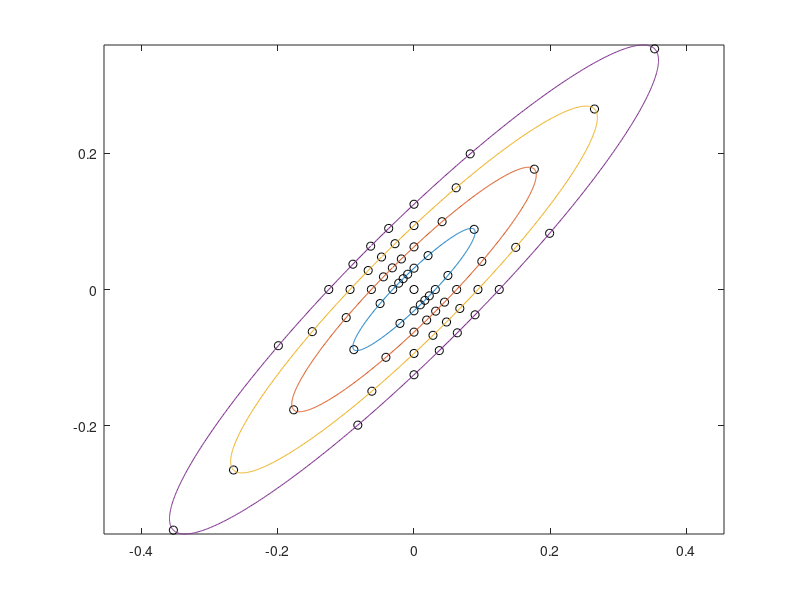

Here is the MATLAB script that generated this plot: (Note: this script raises an error after producing the figure.)


function SSM_StartAnalysis_v3(~,~)
clear all
close all
global gl surfpanel fitspanel


% Load variables
% modelfig = get(gcf,'UserData');
% conpanel = get(modelfig.conpanel,'UserData');
% surfpanel = get(modelfig.surfpanel,'UserData');
% fitspanel = get(modelfig.fitspanel,'UserData');

% GL struct stores experimental variables and tracks the progress of the
% model.
%gl.nPres = str2num(get(conpanel.uicontrols.npresstim,'string'));
%gl.nSamps = str2num(get(conpanel.uicontrols.nsamps,'string'));
gl.nPres = 1;
gl.nSamps = 1;
gl.allAngs = linspace(-pi/2,0,5);



% Preallocate Space
% PKA Surfpanel
tempsamp = struct('Lcc',[],'Mcc',[],'responses',[]);
samp(1:gl.nSamps) = tempsamp;
angle(1:numel(gl.allAngs)) = struct('samp',samp);
nrnds(1:3) = struct('angle',angle);
surfpanel = struct('nrnds',nrnds);
clear samp angle nrnds

% PKA Fitspanel
tempsamp = struct('testedangs',[],'GOF',[],'fitparams',[],'bestIdx',[],'bestAng',[],'error',[]);
samp(1:gl.nSamps) = tempsamp;
angle(1:numel(gl.allAngs)) = struct('samp',samp);
nrnds(1:3) = struct('angle',angle);
fitspanel = struct('nrnds',nrnds);
clear samp angle nrnds


GOFs = nan(gl.nSamps,numel(gl.allAngs),3);


for rot = 1:numel(gl.allAngs)
    gl.currentAng = rot;
    
    for rnd = 3
        gl.currentRnd = rnd;
        
        for sampn = 1:gl.nSamps
            
            gl.currentSamp = sampn;
            
            disp(['Angle ' num2str(gl.currentAng) ' of ' num2str(numel(gl.allAngs))])
            disp(['# of Rounds = ' num2str(gl.currentRnd)])
            disp(['Sample ' num2str(gl.currentSamp) ' of ' num2str(gl.nSamps)])
            
            disp('Choosing Stim...')
            ChooseLMStimuli;
            
            disp('Modeling Responses...')
            CreateModelSurface;
            
            disp('Fitting Model Data...')
            Fit1Ax
                        
            % Some variables
            % fitspanel = get(modelfig.fitspanel,'UserData');
            GOFs(sampn,rot,rnd) = fitspanel.nrnds(rnd).angle(rot).samp(sampn).error;
            %meanerror = nanmean(GOFs(:,:,rnd),1);
            
            %plot GOF
%             axes(fitspanel.axes.GOF(gl.currentRnd)); cla; hold on; grid on;
%             set(fitspanel.axes.GOF(gl.currentRnd),'xlim',[gl.allAngs(1) gl.allAngs(end)]);
%             h = plot(gl.allAngs,GOFs(:,:,rnd),'ko');
%             h1 = plot(gl.allAngs,meanerror,'*m');
%             set(h,'buttondownfcn',@PlotFits)
%             set(h1,'buttondownfcn',@PlotFits)
%             xlabel('Real Angle')
%             ylabel('Radians Difference')
%             title(['Fit Using ' num2str(gl.currentRnd) ' Rounds'])
%                         
        end
        
    end
    
end

gl.surfpanel = surfpanel;
gl.fitspanel = fitspanel;

temp1 = cat(1,fitspanel.nrnds(1).angle.samp);
gl.rnd1fits = cat(1,temp1.bestAng)-pi;
temp2 = cat(1,fitspanel.nrnds(2).angle.samp);
gl.rnd2fits = cat(1,temp2.bestAng)-pi;
temp3 = cat(1,fitspanel.nrnds(3).angle.samp);
gl.rnd3fits = cat(1,temp3.bestAng)-pi;
save elongated2_gl6 gl

figure(40); hold on;
plot(gl.allAngs/pi*180,gl.allAngs/pi*180,'k-')
plot(gl.allAngs/pi*180,gl.rnd1fits/pi*180,'r*')
plot(gl.allAngs/pi*180,gl.rnd2fits/pi*180,'g*')
plot(gl.allAngs/pi*180,gl.rnd3fits/pi*180,'b*')

end



function ChooseLMStimuli()
global gl surfpanel

% Load variables
% modelfig = get(gcf,'UserData');
% conpanel = get(modelfig.conpanel,'UserData');
% surfpanel = get(modelfig.surfpanel,'UserData');
% fitspanel = get(modelfig.fitspanel,'UserData');

% Load global variables
nRnds = gl.currentRnd;
nPres = gl.nPres;

% Other variables
thetaspace = pi/4;
rhospace = .5;
xmaxcc = .09;
ymaxcc = .5;

% Construct Polar Grid
if nRnds == 2
    
    rhospace = rhospace/2;
    
elseif nRnds == 3
    
    rhospace = rhospace/2;
    thetaspace = thetaspace/2;
    
end

thetas = shiftdim(0:thetaspace:2*pi-thetaspace);
rhos = shiftdim(rhospace:rhospace:1);

% Totally random order
PolRhoIdx = fullfact([numel(thetas) numel(rhos)]);
rhothetalist = repmat([thetas(PolRhoIdx(:,1)) rhos(PolRhoIdx(:,2))],nPres,1);
thetas = rhothetalist(:,1);
rhos = rhothetalist(:,2);

% Transform from polar to cartesian coordinates
[tempLcc,tempMcc] = pol2cart(thetas,rhos);

% Scale Cone Contrast Units for Monitor
scale = xmaxcc*ymaxcc./sqrt((ymaxcc.*cos(thetas)).^2+(xmaxcc.*sin(thetas)).^2);
surfpanel.nrnds(gl.currentRnd).angle(gl.currentAng).samp(gl.currentSamp).Lcc = tempLcc .* scale;
surfpanel.nrnds(gl.currentRnd).angle(gl.currentAng).samp(gl.currentSamp).Mcc = tempMcc .* scale;

% making some adjustments for figure creation
rotMat = [cos(pi/4) sin(pi/4); -sin(pi/4) cos(pi/4)];
tempPts = rotMat * [tempLcc tempMcc]';
tempLcc = tempPts(1,:)';
tempMcc = tempPts(2,:)';
plot(tempLcc.*scale,tempMcc.*scale,'ko')
hold on;

a = linspace(0,xmaxcc,5); %horizontal radius
b = linspace(0,ymaxcc,5); %vertical radius
x0 = 0; % x0,y0 ellipse centre coordinates
y0 = 0;
t = -pi:0.01:pi;
x = x0+a'*cos(t);
y = y0+b'*sin(t);
for n = 2:5
    newxy = rotMat * [x(n,:); y(n,:)];
    x1 = newxy(1,:)';
    y1 = newxy(2,:)';
    plot(x1,y1)
    axis equal
end
plot(0,0,'ko')
keyboard

% Save variables
% set(modelfig.conpanel,'UserData',conpanel);
% set(modelfig.surfpanel,'UserData',surfpanel);
% set(modelfig.fitspanel,'UserData',fitspanel);
% set(gcf,'UserData',modelfig);

%gl.Lcc = tempLcc * maxcc;
%gl.Mcc = tempMcc * maxcc;
keyboard

end


function CreateModelSurface()
global gl surfpanel 

% Load Figure Variables
% modelfig = get(gcf,'UserData');
% conpanel = get(modelfig.conpanel,'UserData');
% surfpanel = get(modelfig.surfpanel,'UserData');
% fitspanel = get(modelfig.fitspanel,'UserData');

% Retrieve stimuli and parameters
ang = gl.allAngs(gl.currentAng);
L = surfpanel.nrnds(gl.currentRnd).angle(gl.currentAng).samp(gl.currentSamp).Lcc;
M = surfpanel.nrnds(gl.currentRnd).angle(gl.currentAng).samp(gl.currentSamp).Mcc;


% Set up some variables
params = [30 0 .045 0 3 0 0];
%x = linspace(-.09,.09,51);
%y = x;
%[xx yy] = meshgrid(x,y);


% Rotate L and M coordinates to make the 'fitting axis' the x-axis
rotMat = [cos(ang) -sin(ang); sin(ang) cos(ang)];
%rotSurfPts = [rotMat * [xx(:) yy(:)]']';
%surfprojs = rotSurfPts(:,1);
rotLMPts = [rotMat * [L(:),M(:)]']';
LMprojs = rotLMPts(:,1);


% Surface Points
%fitPts = ComputeNakaRushtonJPW(params,surfprojs,'asymmetric');
%zz = reshape(fitPts,size(xx));

% Responses to stimuli
respPts = ComputeNakaRushtonJPW(params,LMprojs,'asymmetric');
respPts = poissrnd(respPts);

surfpanel.nrnds(gl.currentRnd).angle(gl.currentAng).samp(gl.currentSamp).Lcc = L;
surfpanel.nrnds(gl.currentRnd).angle(gl.currentAng).samp(gl.currentSamp).Mcc = M;
surfpanel.nrnds(gl.currentRnd).angle(gl.currentAng).samp(gl.currentSamp).responses = respPts;


% Save Figure Variables
% set(modelfig.conpanel,'UserData',conpanel);
% set(modelfig.surfpanel,'UserData',surfpanel);
% set(modelfig.fitspanel,'UserData',fitspanel);
% set(gcf,'UserData',modelfig);


end



function Fit1Ax
global gl fitspanel surfpanel

% Load Figure Variables
% modelfig = get(gcf,'UserData');
% conpanel = get(modelfig.conpanel,'UserData');
% surfpanel = get(modelfig.surfpanel,'UserData');
% fitspanel = get(modelfig.fitspanel,'UserData');

% Set up some variables
angs = linspace(0,pi,181)';
nrots = numel(angs);
GOF = nan(nrots,1);

options = optimset('MaxFunEvals',800,'MaxIter',200,'TolFun',10^-6,'TolX',10^-6,'Display','off','Algorithm','active-set');
params = nan(nrots,7);
Lcc = surfpanel.nrnds(gl.currentRnd).angle(gl.currentAng).samp(gl.currentSamp).Lcc;
Mcc = surfpanel.nrnds(gl.currentRnd).angle(gl.currentAng).samp(gl.currentSamp).Mcc;
responses = surfpanel.nrnds(gl.currentRnd).angle(gl.currentAng).samp(gl.currentSamp).responses;


% Generating an initial guess
maxx = [];
topfr = max(responses);
sigmaguess = 0.045;
baselineguess = 0;
params0 = [topfr, topfr, sigmaguess, sigmaguess, 50, 50, baselineguess];  % need to constrain B across color directions
vlb = [0 0 0.01 0.01 1 1 0];
vub = [topfr*2 topfr*2 1 1 20 20 5];

% Rotate through angles
for rot = 1:nrots
    
    % Rotate L and M coordinates to make the 'fitting axis' the x-axis
    rotMat = [cos(angs(rot)) -sin(angs(rot)); sin(angs(rot)) cos(angs(rot))];
    tempRotPts = [rotMat * [Lcc Mcc]']';
    projs = tempRotPts(:,1);
    

    
    % Use previous parameters
    %if rot>1
        %params1 = mean([params(rot-1,:);params0]);
    %    [~,idx] = max(GOF);
    %    params1 = mean([params(rot-1,:);params(idx,:)]);
    %else
        params1 = params0;
    %end
    
    % Fit all rotated points
    [f1,fval] = fmincon('FitNakaRushtonFunJPW',params1,[],[],[],[],vlb,vub,[],options,projs,responses,'asymmetric');
    params(rot,:) = f1;
    GOF(rot) = -fval;
    
    %Variables for plotting
    maxx = cat(1,maxx,max(projs));
    pts = min(projs):.001:max(projs);
    fitPts = ComputeNakaRushtonJPW(params(rot,:),pts,'asymmetric');
    axlim = max(maxx);
    projline = [rotMat\[-axlim 0; 0 0; axlim 0]']';
    [x,y] = meshgrid(linspace(-axlim,axlim,50));
    rotxy = [rotMat * [x(:) y(:)]']';
    surface = ComputeNakaRushtonJPW(params(rot,:),rotxy(:,1),'asymmetric');
    surface = reshape(surface,size(x));
    
    % Plot figure
%     axes(surfpanel.axes.surffig); cla; hold on; grid on;
%     set(gca,'XLim',[-axlim axlim],'XTickMode','auto','YLim',[-axlim axlim],'YTickMode','auto')
%     surf(x,y,surface)
%     plot3(Lcc,Mcc,responses,'k*')
%     plot3(projline(:,1),projline(:,2),[topfr 0 topfr]','m')
%     xlabel('L Cone Contrast')
%     ylabel('M Cone Contrast')
%     zlabel('Number of Spikes')
%     title('Surface Fit')
  
    % Plot Projections
%     axes(surfpanel.axes.projfig);
%     cla; hold on; grid on;
%     xlim([-max(maxx) max(maxx)])
%     set(gca,'XTickMode','auto','YTickMode','auto')
%     plot(projs,responses,'k*');
%     plot(pts,fitPts,'r--')
%     xlabel('Cone Contrast')
%     ylabel('Number of Spikes')
%     title('Fit to Projections')
    
    % Plot Goodness of Fit
%     axes(fitspanel.axes.GOF(4))
%     if rot == 1
%         cla; hold on; grid on;
%         xlim([min(angs)/pi*180 max(angs)/pi*180])
%         set(gca,'XTick',[0 45 90 135 180],'YTickMode','auto')
%         xlabel('Rotation of Fitting Axis')
%         ylabel('-LL')
%         title('Fits to Sample')
%     end
%     h = plot(angs(1:rot)/pi*180,GOF(1:rot),'ko-');
%     set(h,'buttondownfcn',@PlotSurfaces)
    
end

%Variables for best fitting surface
[~,bestIdx] = max(GOF);
rotMat = [cos(angs(bestIdx)) -sin(angs(bestIdx)); sin(angs(bestIdx)) cos(angs(bestIdx))];
projline = [inv(rotMat) * [-axlim 0; 0 0; axlim 0]']';
[x,y] = meshgrid(linspace(-axlim,axlim,50));
rotxy = [rotMat * [x(:) y(:)]']';
surface = ComputeNakaRushtonJPW(params(bestIdx,:),rotxy(:,1),'asymmetric');
surface = reshape(surface,size(x));
fitPts = ComputeNakaRushtonJPW(params(bestIdx,:),pts,'asymmetric');
tempRotPts = [rotMat * [Lcc Mcc]']';
projs = tempRotPts(:,1);

% % Plot best 3d surface
% axes(surfpanel.axes.surffig); cla; hold on; grid on;
% surf(x,y,surface)
% plot3(Lcc,Mcc,responses,'k*')
% plot3(projline(:,1),projline(:,2),[topfr 0 topfr]','m')
% set(gca,'XLim',[-axlim axlim],'XTickMode','auto','YLim',[-axlim axlim],'YTickMode','auto')
% xlabel('L Cone Contrast')
% ylabel('M Cone Contrast')
% zlabel('Number of Spikes')
% title('Surface Fit')
% 
% % Plot Projections
% axes(surfpanel.axes.projfig)
% cla; hold on; grid on;
% xlim([-max(maxx) max(maxx)])
% plot(projs,responses,'k*');
% plot(pts,fitPts,'r--')
% set(gca,'XTickMode','auto','YTickMode','auto');
% xlabel('Cone Contrast')
% ylabel('Number of Spikes')
% title('Fit to Projections')

% Save results
fitspanel.nrnds(gl.currentRnd).angle(gl.currentAng).samp(gl.currentSamp).testedangs = angs;
fitspanel.nrnds(gl.currentRnd).angle(gl.currentAng).samp(gl.currentSamp).GOF = GOF;
fitspanel.nrnds(gl.currentRnd).angle(gl.currentAng).samp(gl.currentSamp).fitparams = params;
fitspanel.nrnds(gl.currentRnd).angle(gl.currentAng).samp(gl.currentSamp).bestIdx = bestIdx;
fitspanel.nrnds(gl.currentRnd).angle(gl.currentAng).samp(gl.currentSamp).bestAng = angs(bestIdx);
fitspanel.nrnds(gl.currentRnd).angle(gl.currentAng).samp(gl.currentSamp).error = rem(gl.allAngs(gl.currentAng) - angs(bestIdx),pi);

%Save variables
% set(modelfig.conpanel,'UserData',conpanel);
% set(modelfig.surfpanel,'UserData',surfpanel);
% set(modelfig.fitspanel,'UserData',fitspanel);
% set(gcf,'UserData',modelfig);

end


function PlotSample(~,~)
global gl

% Load variables
modelfig = get(gcf,'UserData');
conpanel = get(modelfig.conpanel,'UserData');
surfpanel = get(modelfig.surfpanel,'UserData');
fitspanel = get(modelfig.fitspanel,'UserData');

selected = get(fitspanel.axes.GOF(4),'UserData');
nrnds = selected.nrnds;
whichang = selected.ang;
selected.samp = get(conpanel.uicontrols.whichsamp,'value');
set(fitspanel.axes.GOF(4),'UserData',selected)

sampGOF = fitspanel.nrnds(nrnds).angle(whichang).samp(selected.samp).GOF;
sampangs = fitspanel.nrnds(nrnds).angle(whichang).samp(selected.samp).testedangs;
rnderrors = cat(1,fitspanel.nrnds(nrnds).angle(whichang).samp(:).error);
meanrnderror = mean(rnderrors);

% Plot rnd-type GOF and highlight first sample
axes(fitspanel.axes.GOF(gl.currentRnd)); cla; hold on; grid on;
set(fitspanel.axes.GOF(gl.currentRnd),'xlim',[gl.allAngs(1) gl.allAngs(end)],'XTickMode','auto','YTickMode','auto');
h = plot(repmat(gl.allAngs(gl.currentAng),numel(rnderrors),1),rnderrors,'ko');
h1 = plot(gl.allAngs(gl.currentRnd),meanrnderror,'*m');
h2 = plot(gl.allAngs(whichang),rnderrors(selected.samp),'c*');
set(h,'buttondownfcn',@PlotFits)
set(h1,'buttondownfcn',@PlotFits)
set(h2,'buttondownfcn',@PlotFits)
xlabel('Real Angle')
ylabel('Radians Difference')
title(['Fit Using ' num2str(gl.currentRnd) ' Rounds'])

% Plot fits of sample 1 (default)
axes(fitspanel.axes.GOF(4)); cla; hold on; grid on;
set(fitspanel.axes.GOF(4),'xlim',[sampangs(1) sampangs(end)]);
h = plot(sampangs,sampGOF,'ko-');
h1 = plot(sampangs(1),sampGOF(1),'r*');
set(h,'buttondownfcn',@PlotSurfaces);
set(h1,'buttondownfcn',@PlotSurfaces);
xlabel('Rotation of Fitting Axis')
ylabel('-LL')
title('Fits to Sample')

% Variables for surface plotting
Lcc = surfpanel.nrnds(nrnds).angle(whichang).samp(selected.samp).Lcc;
Mcc = surfpanel.nrnds(nrnds).angle(whichang).samp(selected.samp).Mcc;
responses = surfpanel.nrnds(nrnds).angle(whichang).samp(selected.samp).responses;
params = fitspanel.nrnds(nrnds).angle(whichang).samp(selected.samp).fitparams(1,:);
ang = sampangs(1);
rotMat = [cos(ang) -sin(ang); sin(ang) cos(ang)];
tempRotPts = [rotMat * [Lcc Mcc]']';
projs = tempRotPts(:,1);
axlim = max(projs);
projline = [inv(rotMat) * [-axlim 0; 0 0; axlim 0]']';
topfr = max(responses);
[x,y] = meshgrid(linspace(-axlim,axlim,50));
rotxy = [rotMat * [x(:) y(:)]']';
pts = min(projs):.001:max(projs);
surface = ComputeNakaRushtonJPW(params(whichang,:),rotxy(:,1),'asymmetric');
surface = reshape(surface,size(x));
fitPts = ComputeNakaRushtonJPW(params(whichang,:),pts,'asymmetric');

% Plot surface #1 (default)
axes(surfpanel.axes.surffig); cla; hold on; grid on;
set(gca,'XLim',[-axlim axlim],'XTickMode','auto','YLim',[-axlim axlim],'YTickMode','auto')
surf(x,y,surface)
plot3(Lcc,Mcc,responses,'k*')
plot3(projline(:,1),projline(:,2),[topfr 0 topfr]','m')
xlabel('L Cone Contrast')
ylabel('M Cone Contrast')
zlabel('Number of Spikes')
title('Surface Fit')

% Plot Projections of sample 1 at angle 1 (default)
axes(surfpanel.axes.projfig);
cla; hold on; grid on;
xlim([-axlim axlim])
set(gca,'XTickMode','auto','YTickMode','auto')
plot(projs,responses,'k*');
plot(pts,fitPts,'r--')
xlabel('Cone Contrast')
ylabel('Number of Spikes')
title('Fit to Projections')
 
% Allow selection of other samples
% set(conpanel.uicontrols.whichsamp,'string',1:str2double(get(conpanel.uicontrols.nsamps,'string')),'callback',@PlotSample);

% Save variables
set(modelfig.conpanel,'UserData',conpanel);
set(modelfig.surfpanel,'UserData',surfpanel);
set(modelfig.fitspanel,'UserData',fitspanel);
set(gcf,'UserData',modelfig);

end


function PlotFits(~,~)
global gl

h = gca;
whichpt = get(h,'CurrentPoint');
whichpt = whichpt(1,[1 2]);

% Load variables
modelfig = get(gcf,'UserData');
conpanel = get(modelfig.conpanel,'UserData');
surfpanel = get(modelfig.surfpanel,'UserData');
fitspanel = get(modelfig.fitspanel,'UserData');

if h == fitspanel.axes.GOF(1)
    nrnds = 1;
elseif h == fitspanel.axes.GOF(2);
    nrnds = 2;
elseif h == fitspanel.axes.GOF(3);
    nrnds = 3;
else
    keyboard
end    

[~,whichang] = min(diff([repmat(whichpt(1),1,numel(gl.allAngs));gl.allAngs]));
selected = get(fitspanel.axes.GOF(4),'UserData');
selected.nrnds = nrnds;
selected.ang = whichang;
selected.samp = get(conpanel.uicontrols.whichsamp,'value');
set(fitspanel.axes.GOF(4),'UserData',selected)

sampGOF = fitspanel.nrnds(nrnds).angle(whichang).samp(selected.samp).GOF;
sampangs = fitspanel.nrnds(nrnds).angle(whichang).samp(selected.samp).testedangs;
rnderrors = cat(1,fitspanel.nrnds(nrnds).angle(whichang).samp(:).error);
meanrnderror = mean(rnderrors);

% Plot rnd-type GOF and highlight first sample
axes(fitspanel.axes.GOF(gl.currentRnd)); cla; hold on; grid on;
set(fitspanel.axes.GOF(gl.currentRnd),'xlim',[gl.allAngs(1) gl.allAngs(end)],'XTickMode','auto','YTickMode','auto');
h = plot(repmat(gl.allAngs(gl.currentAng),numel(rnderrors),1),rnderrors,'ko');
h1 = plot(gl.allAngs(gl.currentRnd),meanrnderror,'*m');
h2 = plot(gl.allAngs(whichang),rnderrors(1),'c*');
set(h,'buttondownfcn',@PlotFits)
set(h1,'buttondownfcn',@PlotFits)
set(h2,'buttondownfcn',@PlotFits)
xlabel('Real Angle')
ylabel('Radians Difference')
title(['Fit Using ' num2str(gl.currentRnd) ' Rounds'])

% Plot fits of sample 1 (default)
axes(fitspanel.axes.GOF(4)); cla; hold on; grid on;
set(fitspanel.axes.GOF(4),'xlim',[sampangs(1) sampangs(end)]);
h = plot(sampangs,sampGOF,'ko-');
h1 = plot(sampangs(1),sampGOF(1),'r*');
set(h,'buttondownfcn',@PlotSurfaces);
set(h1,'buttondownfcn',@PlotSurfaces);
xlabel('Rotation of Fitting Axis')
ylabel('-LL')
title('Fits to Sample')

% Variables for surface plotting
Lcc = surfpanel.nrnds(nrnds).angle(whichang).samp(selected.samp).Lcc;
Mcc = surfpanel.nrnds(nrnds).angle(whichang).samp(selected.samp).Mcc;
responses = surfpanel.nrnds(nrnds).angle(whichang).samp(selected.samp).responses;
params = fitspanel.nrnds(nrnds).angle(whichang).samp(selected.samp).fitparams(1,:);
ang = sampangs(1);
rotMat = [cos(ang) -sin(ang); sin(ang) cos(ang)];
tempRotPts = [rotMat * [Lcc Mcc]']';
projs = tempRotPts(:,1);
axlim = max(projs);
projline = [inv(rotMat) * [-axlim 0; 0 0; axlim 0]']';
topfr = max(responses);
[x,y] = meshgrid(linspace(-axlim,axlim,50));
rotxy = [rotMat * [x(:) y(:)]']';
pts = min(projs):.001:max(projs);
surface = ComputeNakaRushtonJPW(params(whichang,:),rotxy(:,1),'asymmetric');
surface = reshape(surface,size(x));
fitPts = ComputeNakaRushtonJPW(params(whichang,:),pts,'asymmetric');

% Plot surface #1 (default)
axes(surfpanel.axes.surffig); cla; hold on; grid on;
set(gca,'XLim',[-axlim axlim],'XTickMode','auto','YLim',[-axlim axlim],'YTickMode','auto')
surf(x,y,surface)
plot3(Lcc,Mcc,responses,'k*')
plot3(projline(:,1),projline(:,2),[topfr 0 topfr]','m')
xlabel('L Cone Contrast')
ylabel('M Cone Contrast')
zlabel('Number of Spikes')
title('Surface Fit')

% Plot Projections of sample 1 at angle 1 (default)
axes(surfpanel.axes.projfig);
cla; hold on; grid on;
xlim([-axlim axlim])
set(gca,'XTickMode','auto','YTickMode','auto')
plot(projs,responses,'k*');
plot(pts,fitPts,'r--')
xlabel('Cone Contrast')
ylabel('Number of Spikes')
title('Fit to Projections')

% Allow selection of other samples
set(conpanel.uicontrols.whichsamp,'string',1:str2double(get(conpanel.uicontrols.nsamps,'string')),'callback',@PlotSample);

% Save variables
set(modelfig.conpanel,'UserData',conpanel);
set(modelfig.surfpanel,'UserData',surfpanel);
set(modelfig.fitspanel,'UserData',fitspanel);
set(gcf,'UserData',modelfig);

end

function PlotSurfaces(~,~)

h = gca;
whichpt = get(h,'CurrentPoint');
whichpt = whichpt(1,[1 2]);

% Load variables
modelfig = get(gcf,'UserData');
conpanel = get(modelfig.conpanel,'UserData');
surfpanel = get(modelfig.surfpanel,'UserData');
fitspanel = get(modelfig.fitspanel,'UserData');

% Load variables for selected surface
selected = get(fitspanel.axes.GOF(4),'UserData');
nrnds = selected.nrnds;
ang = selected.ang;
samp = selected.samp;

% Variables for surface plotting
sampangs = fitspanel.nrnds(nrnds).angle(ang).samp(samp).testedangs;
[~,selectedang] = min(abs(diff([repmat(whichpt(1),1,numel(sampangs));sampangs'])));
sampGOF = fitspanel.nrnds(nrnds).angle(ang).samp(samp).GOF;
sampangs = fitspanel.nrnds(nrnds).angle(ang).samp(samp).testedangs;
Lcc = surfpanel.nrnds(nrnds).angle(ang).samp(samp).Lcc;
Mcc = surfpanel.nrnds(nrnds).angle(ang).samp(samp).Mcc;
responses = surfpanel.nrnds(nrnds).angle(ang).samp(samp).responses;
params = fitspanel.nrnds(nrnds).angle(ang).samp(samp).fitparams(selectedang,:);
rotMat = [cos(sampangs(selectedang)) -sin(sampangs(selectedang)); sin(sampangs(selectedang)) cos(sampangs(selectedang))];
tempRotPts = [rotMat * [Lcc Mcc]']';
projs = tempRotPts(:,1);
axlim = max(projs);
projline = [inv(rotMat) * [-axlim 0; 0 0; axlim 0]']';
topfr = max(responses);
[x,y] = meshgrid(linspace(-axlim,axlim,50));
rotxy = [rotMat * [x(:) y(:)]']';
pts = min(projs):.001:max(projs);
surface = ComputeNakaRushtonJPW(params,rotxy(:,1),'asymmetric');
surface = reshape(surface,size(x));
fitPts = ComputeNakaRushtonJPW(params,pts,'asymmetric');

% Plot surface
axes(surfpanel.axes.surffig); cla; hold on; grid on;
set(gca,'XLim',[-axlim axlim],'XTickMode','auto','YLim',[-axlim axlim],'YTickMode','auto')
surf(x,y,surface)
plot3(Lcc,Mcc,responses,'k*')
plot3(projline(:,1),projline(:,2),[topfr 0 topfr]','m')
xlabel('L Cone Contrast')
ylabel('M Cone Contrast')
zlabel('Number of Spikes')

% Plot Projections
axes(surfpanel.axes.projfig);
cla; hold on; grid on;
xlim([-axlim axlim])
set(gca,'XTickMode','auto','YTickMode','auto')
plot(projs,responses,'k*');
plot(pts,fitPts,'r--')
xlabel('Cone Contrast')
ylabel('Number of Spikes')

% Plot fits of sample 1
axes(fitspanel.axes.GOF(4)); cla; hold on; grid on;
set(fitspanel.axes.GOF(4),'xlim',[sampangs(1) sampangs(end)]);
h = plot(sampangs,sampGOF,'ko-');
h1 = plot(sampangs(selectedang),sampGOF(selectedang),'r*');
set(h,'buttondownfcn',@PlotSurfaces);
set(h1,'buttondownfcn',@PlotSurfaces);

%Save variables
set(modelfig.conpanel,'UserData',conpanel);
set(modelfig.surfpanel,'UserData',surfpanel);
set(modelfig.fitspanel,'UserData',fitspanel);
set(gcf,'UserData',modelfig);

end
